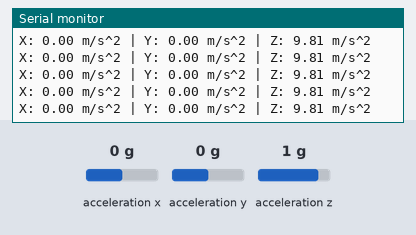
The program below on a simulated ESP32. Shown: the last lines printed to the serial monitor. The test bench sets the inputs (shaded band); at power-on: acceleration x 0 g, acceleration y 0 g, acceleration z 1 g.

Above: at 1.2 s.
1.3 s: acceleration x set to -1.4 g
At 1.57 s:
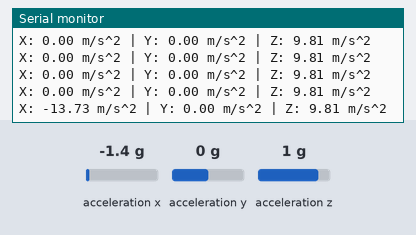
2.8 s: acceleration y set to -1.4 g
At 2.98 s:
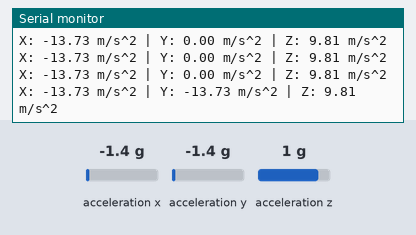
4.3 s: acceleration z set to -1.4 g
At 4.39 s:
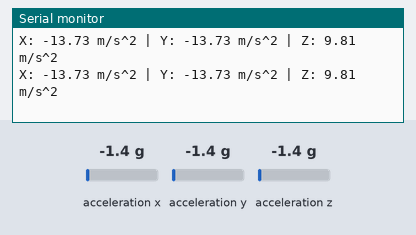

Measured:
- after the input at 1.3 s, the serial monitor: prints a new line after 0.12 s (image 1)
- after the input at 2.8 s, the serial monitor: prints a new line at once (image 2)

The program:

main.cpp
```cpp
#include <Arduino.h>
#include <Wire.h>
#include <Adafruit_Sensor.h>
#include <Adafruit_ADXL345_U.h>

// Asigna un ID único al sensor
Adafruit_ADXL345_Unified accel = Adafruit_ADXL345_Unified(12345);

void setup(void) {
  Serial.begin(115200);
  while (!Serial) delay(10);

  Serial.println("--- Lectura Continua del ADXL345 ---");

  // Inicializa I2C en los pines SDA = GPIO 21 y SCL = GPIO 22 del ESP32
  Wire.begin(21, 22);

  // Inicializa el sensor
  if (!accel.begin()) {
    Serial.println("¡Error! No se detectó el ADXL345. Revisa las conexiones.");
    while (1);
  }

  // Configura la sensibilidad a +/- 2g (máxima resolución para pequeños movimientos)
  accel.setRange(ADXL345_RANGE_2_G);

  Serial.println("ADXL345 listo. Leyendo datos...");
  Serial.println("----------------------------------------");
}

void loop(void) {
  // Obtiene una nueva lectura del sensor
  sensors_event_t event;
  accel.getEvent(&event);

  // Imprime los datos en m/s^2
  Serial.print("X: "); Serial.print(event.acceleration.x, 2); Serial.print(" m/s^2 | ");
  Serial.print("Y: "); Serial.print(event.acceleration.y, 2); Serial.print(" m/s^2 | ");
  Serial.print("Z: "); Serial.print(event.acceleration.z, 2); Serial.print(" m/s^2");
  Serial.println();

  delay(200); // Muestra 5 lecturas por segundo
}
```
